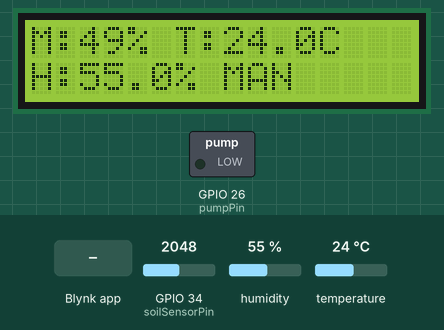
This sketch was run on a simulated ESP32. Shown: 16×2 character LCD, switched loads named in the sketch (green lamp = pin HIGH). The test bench sets the inputs (shaded band); at power-on: GPIO 34 (soilSensorPin) = 2048, humidity 55 %, temperature 24 °C. WiFi joins after 1.5 s; servers stay silent unless stated; the local clock reads 2024-03-15 10:24:30 at power-on unless the sketch sets it; what the sketch prints to the serial monitor is not drawn.

Above: at 4.5 s.
4.6 s: Blynk app writes 1 to V4
At 7.1 s:
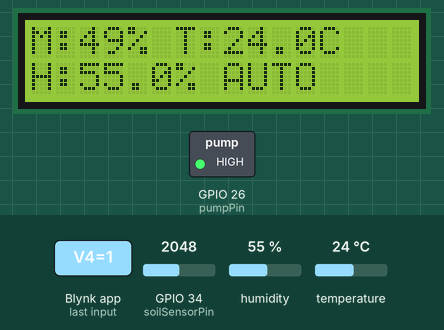
7.4 s: GPIO 34 (soilSensorPin) set to 1278
At 8.4 s:
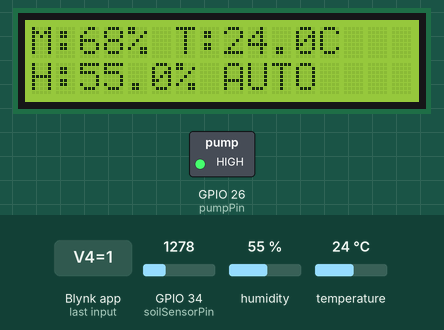
9.4 s: GPIO 34 (soilSensorPin) set to 1183
At 10.4 s:
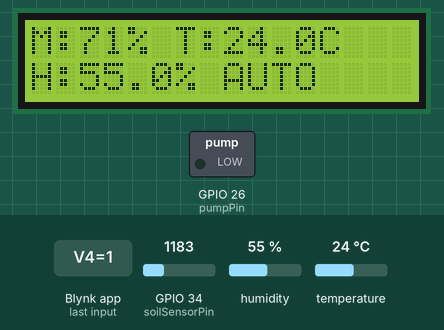
11.4 s: humidity set to 22 %
At 12.7 s:
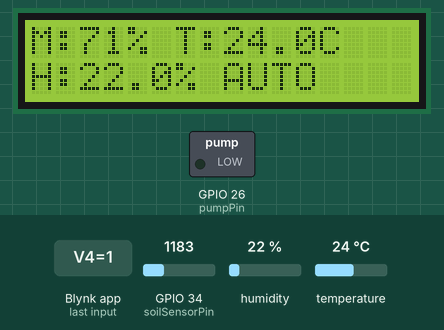
13.4 s: temperature set to 12 °C
At 16.9 s:
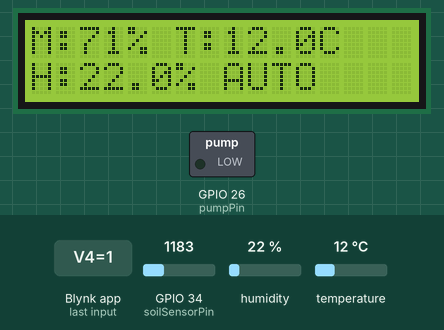
17.4 s: Blynk app writes 0 to V4
At 18.8 s:
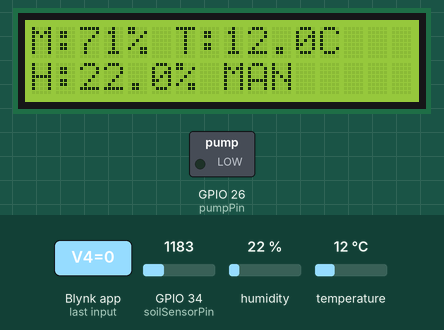
Timing chart, 0 to 20.4 s (numbered marks = the images above; inputs shaded):
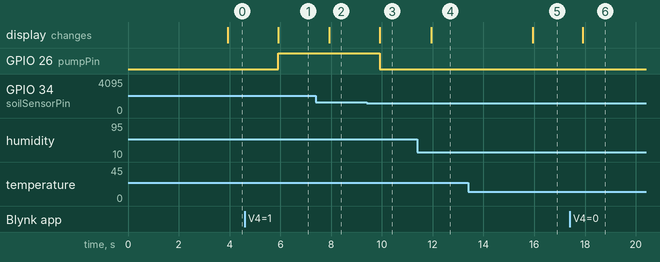

Measured:
- the behaviour switches between 1229 and 1228 on GPIO 34 (soilSensorPin) (found by bisection; images 2 and 3)
- after the input at 4.6 s, GPIO 26 (pumpPin): LOW → HIGH after 1.3 s; the display: changes after 1.3 s (image 1)
- after the input at 7.4 s, the display: changes after 0.53 s (image 2)
- after the input at 9.4 s, GPIO 26 (pumpPin): HIGH → LOW after 0.51 s; the display: changes after 0.51 s (image 3)
- after the input at 11.4 s, the display: changes after 0.53 s (image 4)
- after the input at 13.4 s, the display: changes after 2.5 s (image 5)
- after the input at 17.4 s, the display: changes after 0.51 s (image 6)

The sketch:

i2c_scannerEdit.ino
```cpp
#define BLYNK_TEMPLATE_ID "TMPL6N_NhaIdJ"
#define BLYNK_TEMPLATE_NAME "watering"
#define BLYNK_AUTH_TOKEN "r3XFsboZCozoKIUgsb1IjejmsEtC6_Z_"

#define BLYNK_PRINT Serial

// --- ไลบรารีที่ต้องใช้ทั้งหมด ---
#include <WiFi.h>
#include <WiFiClient.h>
#include <BlynkSimpleEsp32.h>
#include <Wire.h>
#include <LiquidCrystal_I2C.h>
#include <DHT.h>
#include "time.h"

// --- ข้อมูล Wi-Fi ---
char ssid[] = "mark_2.4G";
char pass[] = "phuwadon01";

// --- ตั้งค่าเซ็นเซอร์ DHT ---
#define DHTPIN 25
#define DHTTYPE DHT11
DHT dht(DHTPIN, DHTTYPE);

// --- ตั้งค่าจอ LCD ---
LiquidCrystal_I2C lcd(0x27, 16, 2);

// --- กำหนดขาที่ต่ออุปกรณ์อื่นๆ ---
const int soilSensorPin = 34;
const int pumpPin = 26;

BlynkTimer timer;

// <<< NEW: Global Sensor Variables ---
// ตัวแปรส่วนกลางสำหรับเก็บค่าเซ็นเซอร์ เพื่อให้ฟังก์ชันอื่นดึงไปใช้ได้
int   globalMoisturePercent = 0;
float globalTemperature     = 0;
float globalHumidity        = 0;
// <<< END NEW ---

// =================== ตัวแปรสำหรับโหมด AUTO ===================
bool isAutoMode = false;
int moistureLowThreshold = 70;
int moistureHighThreshold = 60;
// ===============================================================
bool isWateringNotified = false;
bool isLowMoistureNotified = false;

// --- ตัวแปรสำหรับตั้งเวลา NTP ---
const char* ntpServer = "pool.ntp.org";
const long  gmtOffset_sec = 7 * 3600; // GMT+7 (ประเทศไทย)
const int   daylightOffset_sec = 0;   // ไม่ใช้ Daylight Saving

bool dailySummarySent = false; // Flag ป้องกันการส่งซ้ำ
int targetHour = 16;  // ชั่วโมง (ตั้งค่าเป็น 16)
int targetMin = 47;   // นาที (ตั้งค่าเป็น 20)  --> เวลารวมคือ 16:20
// --- END ---


BLYNK_WRITE(V5) {
  moistureLowThreshold = param.asInt();
  Serial.printf("New LOW threshold set to: %d\n", moistureLowThreshold);
}

BLYNK_WRITE(V6) {
  moistureHighThreshold = param.asInt();
  Serial.printf("New HIGH threshold set to: %d\n", moistureHighThreshold);
}

BLYNK_CONNECTED() {
  Blynk.syncVirtual(V5, V6);
}

// <<< MODIFIED: แก้ไขฟังก์ชัน sendSensorData ทั้งหมด ---
void sendSensorData() {
  // อ่านค่าจากเซ็นเซอร์
  int moistureValue = analogRead(soilSensorPin);
  int moisturePercent = map(moistureValue, 4095, 0, 0, 100);

  // 1. อัปเดตค่าความชื้นลงตัวแปร global ทันที
  globalMoisturePercent = moisturePercent;

  // =================== แจ้งเตือนความชื้นต่ำ < 65% ===================
  if (moisturePercent < 65) {
    if (!isLowMoistureNotified) {
      Blynk.logEvent("low_moisture_warning");
      isLowMoistureNotified = true;
    }
  } else if (moisturePercent > 68) {
    isLowMoistureNotified = false;
  }
  // =====================================================================

  float humidity = dht.readHumidity();
  float temperature = dht.readTemperature();

  // 2. ตรวจสอบ DHT
  if (isnan(humidity) || isnan(temperature)) {
    Serial.println("Failed to read from DHT sensor!");
    Blynk.logEvent("sensor_error");
    // ถ้า DHT พัง, จะไม่ return แต่จะใช้ค่า globalTemperature/Humidity เดิม (หรือ 0)
  } else {
    // ถ้า DHT อ่านได้, ให้อัปเดตค่า global
    globalTemperature = temperature;
    globalHumidity = humidity;
  }

  // 3. ส่งข้อมูลไปที่ Blynk (ใช้ตัวแปร global)
  // แก้ปัญหา: ถ้า DHT พัง V0 ก็ยังถูกส่งไปที่เซิร์ฟเวอร์
  Blynk.virtualWrite(V0, globalMoisturePercent);
  Blynk.virtualWrite(V2, globalTemperature);
  Blynk.virtualWrite(V3, globalHumidity);

  // --- แสดงผลบน Serial Monitor (ใช้ตัวแปร global) ---
  Serial.printf("Mode: %s | Moisture: %d%%, Temp: %.1f°C, Humidity: %.1f%%\n",
                (isAutoMode ? "AUTO" : "MANUAL"), globalMoisturePercent, globalTemperature, globalHumidity);

  // --- แสดงผลบนจอ LCD (ใช้ตัวแปร global) ---
  lcd.clear();
  lcd.setCursor(0, 0);
  lcd.printf("M:%d%% T:%.1fC", globalMoisturePercent, globalTemperature);
  lcd.setCursor(0, 1);
  lcd.printf("H:%.1f%% %s", globalHumidity, (isAutoMode ? "AUTO" : "MAN"));

  // =================== ตรรกะการทำงานของโหมด AUTO ===================
  if (isAutoMode) {
    // (ส่วนนี้ใช้ค่า local moisturePercent ซึ่งถูกต้องแล้ว)
    if (moisturePercent < moistureLowThreshold) {
      digitalWrite(pumpPin, HIGH);
      Blynk.virtualWrite(V1, 1);
      if (!isWateringNotified) {
        Blynk.logEvent("watering_started");
        isWateringNotified = true;
      }
    } else if (moisturePercent > moistureHighThreshold) {
      digitalWrite(pumpPin, LOW);
      Blynk.virtualWrite(V1, 0);

      if (isWateringNotified) {
        Blynk.logEvent("watering_stopped");
        isWateringNotified = false;
      }
    }
  } else {
    isWateringNotified = false;
  }
}
// <<< END MODIFIED FUNCTION ---

// =================== ฟังก์ชันสำหรับสลับโหมด ===================
BLYNK_WRITE(V4) {
  int state = param.asInt();
  isAutoMode = (state == 1);
}
// ===============================================================

// ฟังก์ชันสำหรับรับคำสั่งเปิด/ปิดปั๊มจากแอป
BLYNK_WRITE(V1) {
  if (!isAutoMode) {
    int pumpState = param.asInt();
    digitalWrite(pumpPin, pumpState);
  }
}

// <<< MODIFIED: ฟังก์ชันเช็คเวลาและส่งสรุปรายวัน ---
void checkDailySummary() {
  struct tm timeinfo;
  if (!getLocalTime(&timeinfo)) {
    Serial.println("Failed to get time for summary check");
    return;
  }

  // 1. เช็คว่าถึงเวลาที่กำหนดหรือไม่ (ตามตัวแปร targetHour, targetMin)
  if (timeinfo.tm_hour == targetHour && timeinfo.tm_min == targetMin) {

    // 2. เช็คว่า "ยังไม่ได้ส่ง" ของวันนี้
    if (!dailySummarySent) {
      Serial.printf("+++ Sending Daily Summary (Time: %02d:%02d) +++\n", timeinfo.tm_hour, timeinfo.tm_min);

      // --- 3. สร้างข้อความบน ESP32 ---
      char msg[128]; // สร้างที่เก็บข้อความ

      // ประกอบร่างข้อความโดยใช้ตัวแปร global ที่อัปเดตล่าสุด
      snprintf(msg, 128, "ความชื้นดิน %d%%, อุณหภูมิ %.1f°C, ความชื้นอากาศ %.1f%%",
               globalMoisturePercent, globalTemperature, globalHumidity);

      // 4. สั่งยิง Event "daily_summary" พร้อม "ข้อความ" ที่เราสร้าง
      // Blynk จะใช้ข้อความนี้แทนสิ่งที่อยู่ในช่อง DESCRIPTION
      Blynk.logEvent("daily_summary", msg);

      // 5. ตั้งธงว่า "ส่งแล้ว"
      dailySummarySent = true;
    }
  }
  // 6. รีเซ็ตธง เมื่อพ้นเวลานั้นไปแล้ว
  else {
    if (dailySummarySent) {
      dailySummarySent = false;
    }
  }
}
// <<< END MODIFIED FUNCTION ---

void setup() {
  Serial.begin(115200);
  pinMode(pumpPin, OUTPUT);
  digitalWrite(pumpPin, LOW);

  dht.begin();
  lcd.init();
  lcd.backlight();
  lcd.setCursor(0, 0);
  lcd.print("System Start!");

  Blynk.begin(BLYNK_AUTH_TOKEN, ssid, pass);

  // --- ตั้งค่าและซิงค์เวลา NTP ---
  Serial.println("Connecting to NTP server...");
  configTime(gmtOffset_sec, daylightOffset_sec, ntpServer);
  struct tm timeinfo;
  if(!getLocalTime(&timeinfo)){
    Serial.println("Failed to obtain time");
  } else {
    Serial.println("Time synchronized");
    Serial.println(&timeinfo, "%A, %B %d %Y %H:%M:%S"); // พิมพ์เวลาปัจจุบัน
  }
  // --- END ---

  timer.setInterval(2000L, sendSensorData);
}

void loop() {
  Blynk.run();
  timer.run();

  // --- เรียกใช้ฟังก์ชันเช็คเวลาทุกรอบ ---
  checkDailySummary();
  // --- END ---
}
```
